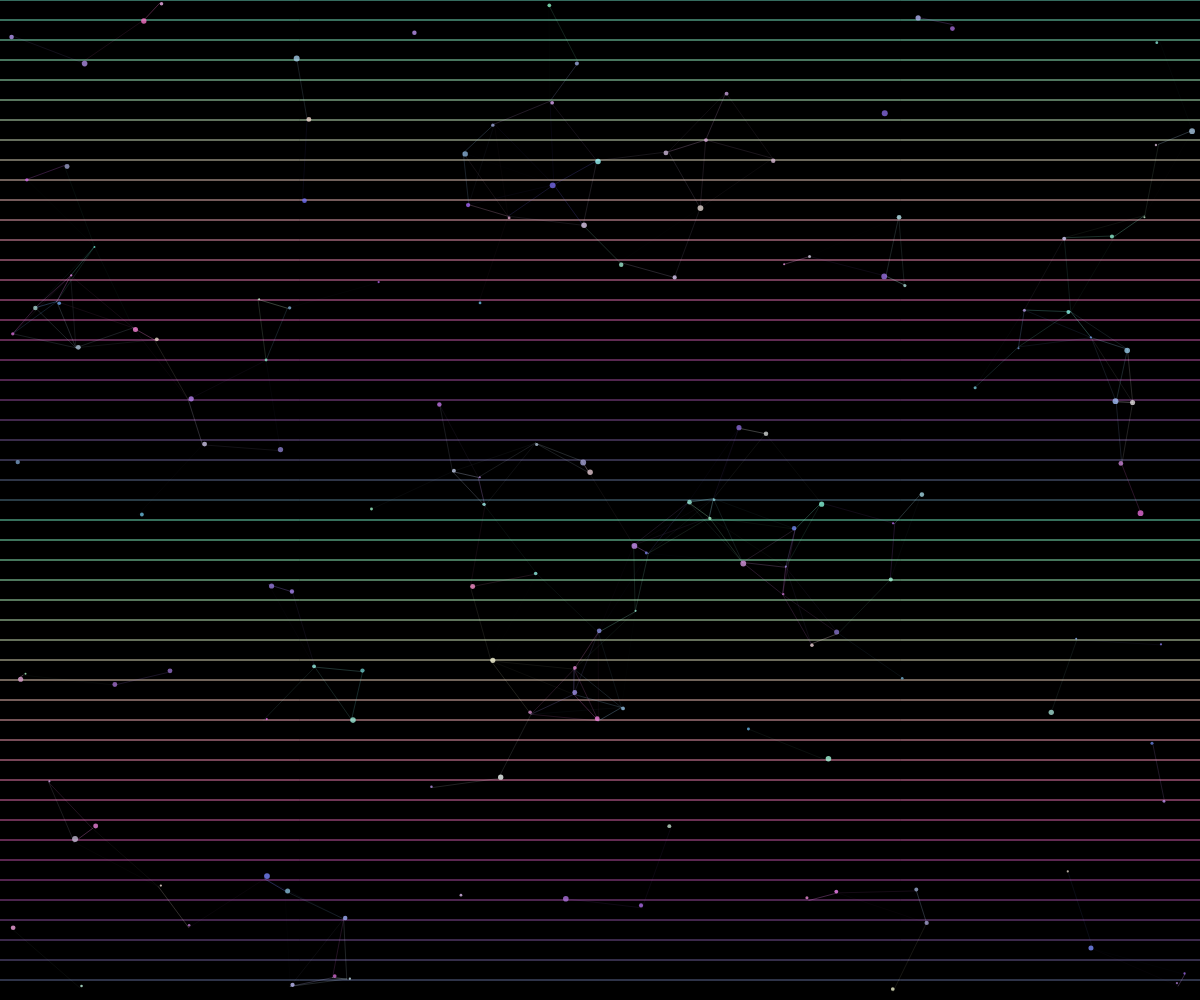
Frame 1 (no input)
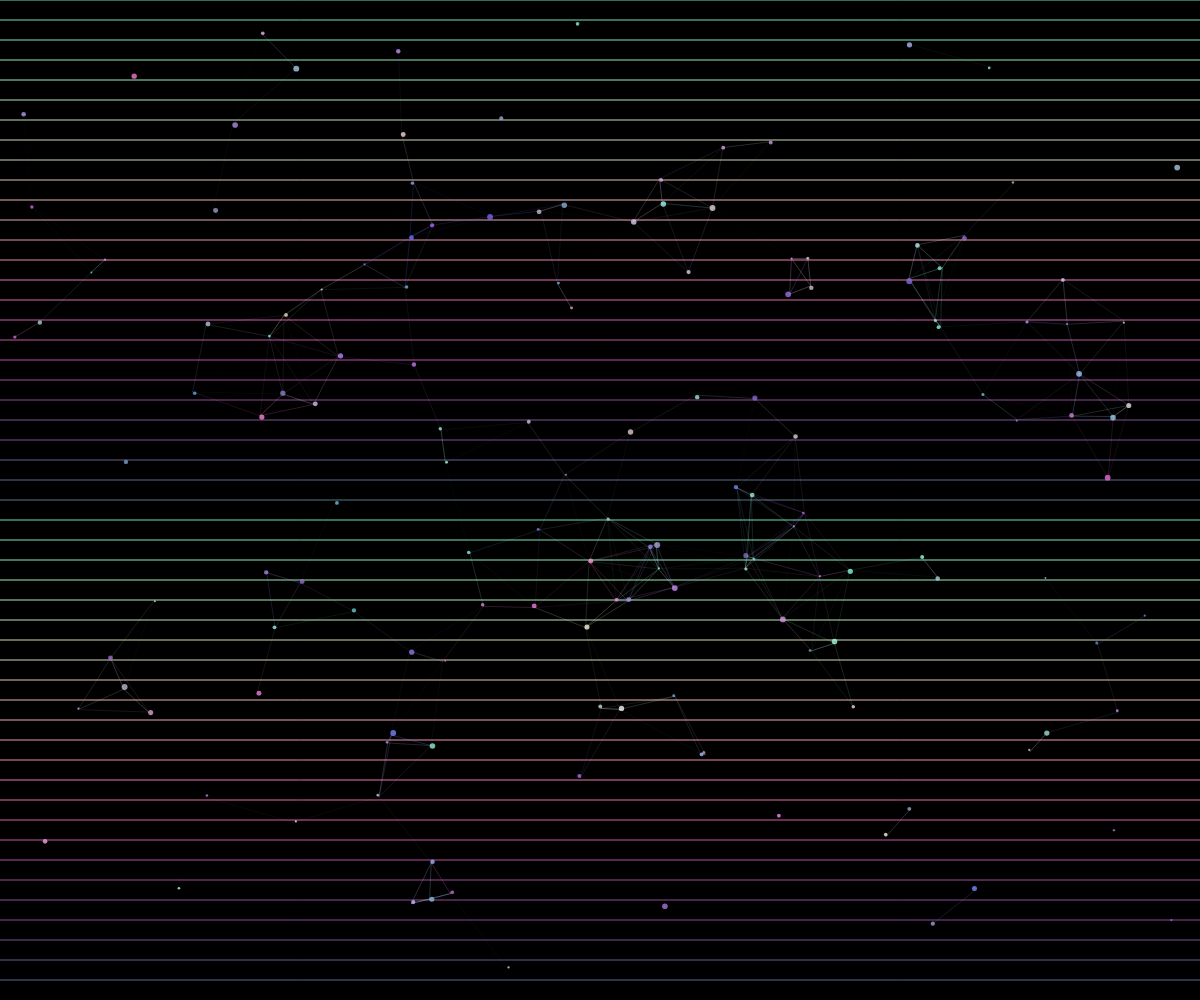
Frame 60 (no input)
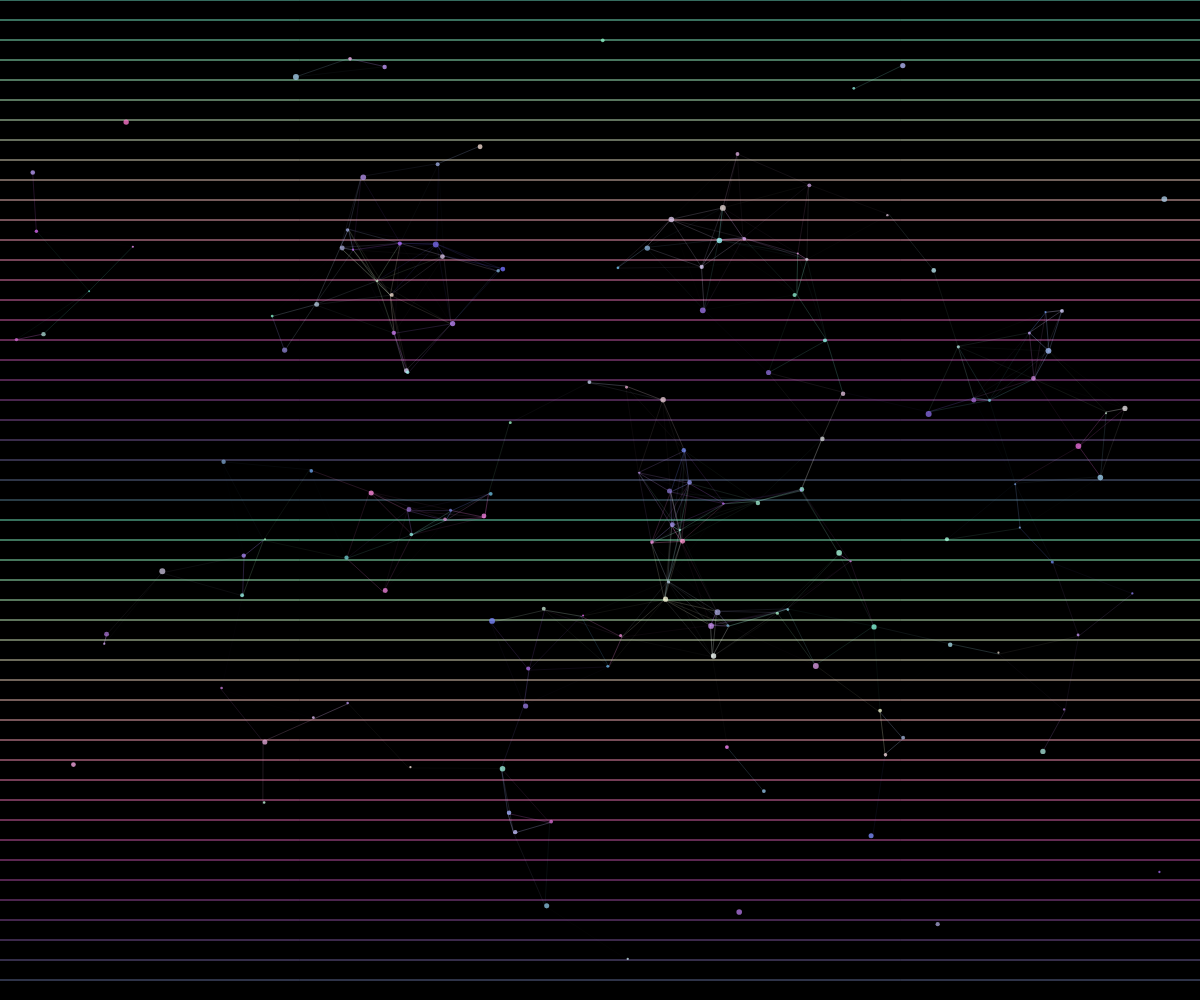
Frame 120 (the mouse pressed at the canvas centre since frame 60)

The p5.js sketch that drew these frames (run headless with seeded random() and noise() and a simulated clock; from frame 60 on, the mouse is pressed at the canvas centre):

// p5.js sketch
// ── sketch.js
let particles = [];
let nodes = [];
let time = 0;
let colors = [];

function setup() {
  createCanvas(windowWidth, windowHeight);
  // Create central nodes
  for (let i = 0; i < 5; i++) {
    nodes.push({
      x: random(width),
      y: random(height),
      radius: random(30, 80),
      color: color(random(100, 255), random(100, 255), random(200, 255), 100)
    });
  }
  
  // Create particles
  for (let i = 0; i < 150; i++) {
    particles.push({
      x: random(width),
      y: random(height),
      ox: random(width),
      oy: random(height),
      speed: random(0.002, 0.005),
      size: random(2, 6),
      nodeIndex: floor(random(nodes.length)),
      color: color(random(100, 255), random(100, 255), random(200, 255), 200)
    });
  }
  
  // Precompute gradient colors
  for (let i = 0; i < 100; i++) {
    colors.push(color(
      sin(i * 0.1 + time) * 100 + 155,
      cos(i * 0.1 + time) * 100 + 155,
      sin(i * 0.05 + time) * 100 + 155
    ));
  }
}

function draw() {
  time += 0.01;
  
  // Update gradient background
  background(0);
  for (let y = 0; y < height; y += 20) {
    let inter = map(y, 0, height, 0, 1);
    let c = lerpColor(colors[floor(inter * 99)], colors[floor((inter + 0.5) * 99) % 100], 0.5);
    stroke(c);
    line(0, y, width, y);
  }
  
  // Draw connections between particles
  beginShape(LINES);
  for (let i = 0; i < particles.length; i++) {
    let p1 = particles[i];
    for (let j = i + 1; j < particles.length; j++) {
      let p2 = particles[j];
      let d = dist(p1.x, p1.y, p2.x, p2.y);
      if (d < 100) {
        stroke(red(p1.color), green(p1.color), blue(p1.color), map(d, 0, 100, 100, 0));
        vertex(p1.x, p1.y);
        vertex(p2.x, p2.y);
      }
    }
  }
  endShape();
  
  // Update and draw particles
  for (let i = 0; i < particles.length; i++) {
    let p = particles[i];
    let node = nodes[p.nodeIndex];
    
    // Move towards central node with orbital motion
    let angle = atan2(p.y - node.y, p.x - node.x);
    let orbitRadius = node.radius * (1 + sin(time * 0.5 + i) * 0.3);
    let targetX = node.x + cos(angle) * orbitRadius;
    let targetY = node.y + sin(angle) * orbitRadius;
    
    // Slowly move towards target
    p.x += (targetX - p.x) * p.speed;
    p.y += (targetY - p.y) * p.speed;
    
    // Draw particle
    noStroke();
    fill(p.color);
    ellipse(p.x, p.y, p.size);
  }
}

function windowResized() {
  resizeCanvas(windowWidth, windowHeight);
}
